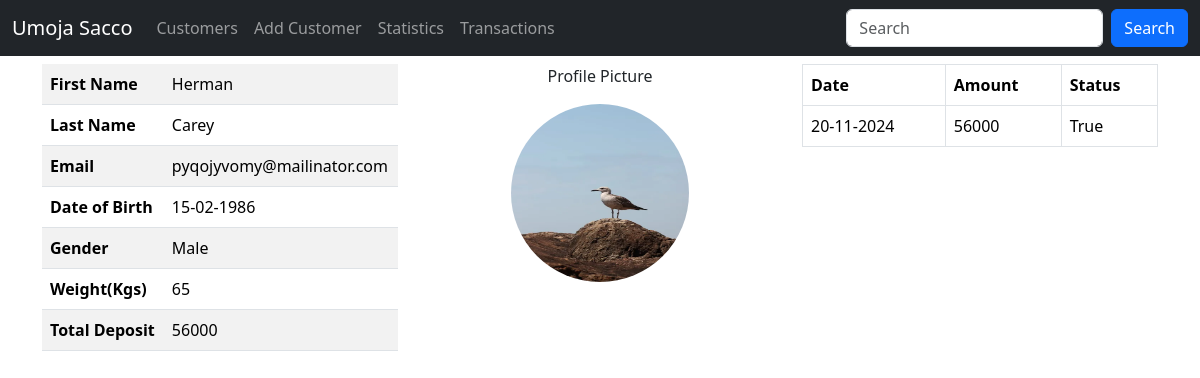
Screenshot of /customer/details/108 (signed in) with the database file from the repository.
### main/models.py (models this page shows, shortened)
class Customer(models.Model):
    first_name = models.CharField(max_length=30)
    last_name = models.CharField(max_length=30)
    email = models.EmailField(unique=True)
    dob = models.DateField()
    gender = models.CharField(max_length=10)
    profile_pic = models.ImageField(upload_to=generate_unique_name, null=True)
    weight = models.IntegerField(default=0)
    created_at = models.DateTimeField(auto_now_add=True)
    updated_at = models.DateTimeField(auto_now=True)
    class Meta:
        db_table = 'customers'

class Deposits(models.Model):
    amount = models.IntegerField()
    status = models.BooleanField(default=False)
    customer = models.ForeignKey(Customer, on_delete=models.CASCADE) # foreign key
    created_at = models.DateTimeField(auto_now_add=True)
    updated_at = models.DateTimeField(auto_now=True)
    class Meta:
        db_table = 'deposits'

### main/views.py (the view)
# urls.py: path('customer/details/<int:customer_id>', views.customer_details, name='customer_details'),
@login_required
@permission_required("main.view_customer", raise_exception=True)
def customer_details(request, customer_id):
      customer = Customer.objects.get(id=customer_id)
      deposits = Deposits.objects.filter(customer_id=customer_id)
      total = Deposits.objects.filter(customer=customer).filter(status=True).aggregate(Sum('amount'))['amount__sum']
      return render(request, 'details.html', {"deposits": deposits,
                                              "customer": customer, "total": total})

### templates/details.html (shortened to what this page needs)
{% extends 'master.html' %}
{% load static %}
{% block content %}
    <div class="container">
        <div class="row mt-2">
            <div class="col-sm-4">
                <table class="table table-striped">
                    <tr>
                        <th>First Name</th>
                        <td>{{ customer.first_name }}</td>
                    </tr>
                    <tr>
                        <th>Last Name</th>
                        <td>{{ customer.last_name }}</td>
                    </tr>
                    <tr>
                        <th>Email</th>
                        <td>{{ customer.email }}</td>
                    </tr>
                    <tr>
                        <th>Date of Birth</th>
                        <td>{{ customer.dob | date:'d-m-Y' }}</td>
                    </tr>
                    <tr>
                        <th>Gender</th>
                        <td>{{ customer.gender }}</td>
                    </tr>
                    <tr>
                        <th>Weight(Kgs)</th>
                        <td>{{ customer.weight }}</td>
                    </tr>
                    <tr>
                       <th>Total Deposit</th>
                       <td>{{ total }}</td>
                   </tr>
                </table>
            </div>
            <div class="col-sm-4">
                <p class="text-center"> Profile Picture</p>
                {% if customer.profile_pic %}
               	    <img src="{{ customer.profile_pic.url }}" alt="logo"
                     class="img-fluid mx-auto d-block rounded-circle" style="height: 178px; width: 178px;">
               {% else %}
               	    <img src="{% static 'logo.png' %}" alt="logo"
                     class="img-fluid mx-auto d-block rounded-circle" style="height: 178px; width: 178px;">
               {% endif %}
            </div>
            <div class="col-sm-4">
                <table class="table table-bordered">
                    <tr>
                        <th>Date</th>
                        <th>Amount</th>
                        <th>Status</th>
                    </tr>
                    {% for depo in deposits %}
                        <tr>
                            <td>{{ depo.created_at | date:'d-m-Y'}}</td>
                            <td>{{ depo.amount }}</td>
                            <td>{{ depo.status }}</td>
                        </tr>
                    {% endfor %}
                </table>
            </div>
        </div>
    </div>
{% endblock %}

### rows the page displays
Customer: first_name "Herman", last_name "Carey", email "pyqojyvomy@mailinator.com", dob "15-02-1986", gender "Male", weight "65", profile_pic (picture)
Deposits: created_at "20-11-2024", amount "56000", status "True"

### other values shown
{{ total }} "56000"
